Frame 1 (no input): blank canvas, image omitted
Frame 60 (no input): blank canvas, image omitted
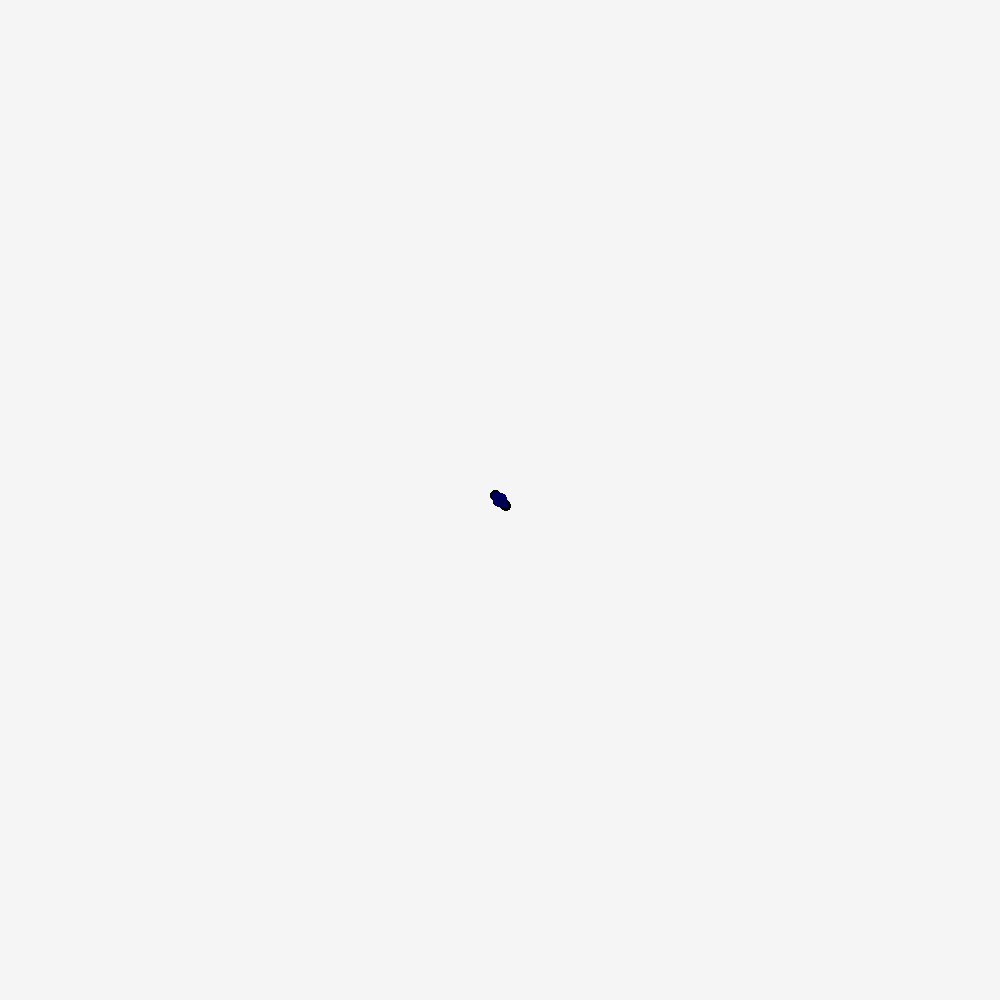
Frame 120 (the mouse pressed at the canvas centre since frame 60)

The p5.js sketch whose frames 1 and 60 were blank and that drew this single picture after the mouse press (run headless with seeded random() and noise() and a simulated clock; from frame 60 on, the mouse is pressed at the canvas centre):

// p5.js sketch
// ── sketch.js
let brushSize = 10;
let f = false;
let spring = 0.4;
let friction = 0.45;
let v = 0.5;
let r = 0;
let vx = 0;
let vy = 0;
let splitNum = 100;
let diff = 4;
let trans = 10;

function setup() {
  createCanvas(1000, 1000);
  background(245);
}

function draw() {
  if (mouseIsPressed) {
    if (!f) {
      f = true;
      x = mouseX;
      y = mouseY;
    }
    vx += (mouseX - x) * spring;
    vy += (mouseY - y) * spring;
    vx *= friction;
    vy *= friction;

    v += sqrt(vx * vx + vy * vy) - v;
    v *= 0.6;

    oldR = r;
    r = brushSize - v;

    let tdiff = diff * 1;
    let sdiff = diff * 1.25;
     tdiff = diff * random(.8,1.2);
     sdiff = diff * random(1,1.5);
    for (let i = 0; i < splitNum; ++i) {
      oldX = x;
      oldY = y;
      x += vx / splitNum;
      y += vy / splitNum;
      oldR += (r - oldR) / splitNum;
      if (oldR < 1) {
        oldR = 1;
      }
      
      stroke(0,0,100,trans);
      strokeWeight(oldR + diff);
      line(x, y, oldX, oldY); // main line
      //continue;
      
      strokeWeight(oldR); // side lines
      stroke(0,0,100,trans/2);
      line(x - tdiff, y - tdiff, oldX - tdiff, oldY - tdiff);
      
      strokeWeight(max(1,oldR)); // side lines
      stroke(0,0,100,trans/3);
      line(x + sdiff, y + sdiff, oldX + sdiff, oldY + sdiff);
    }
  } else if (f) {
    vx = vy = 0;
    f = false;
  }
}
